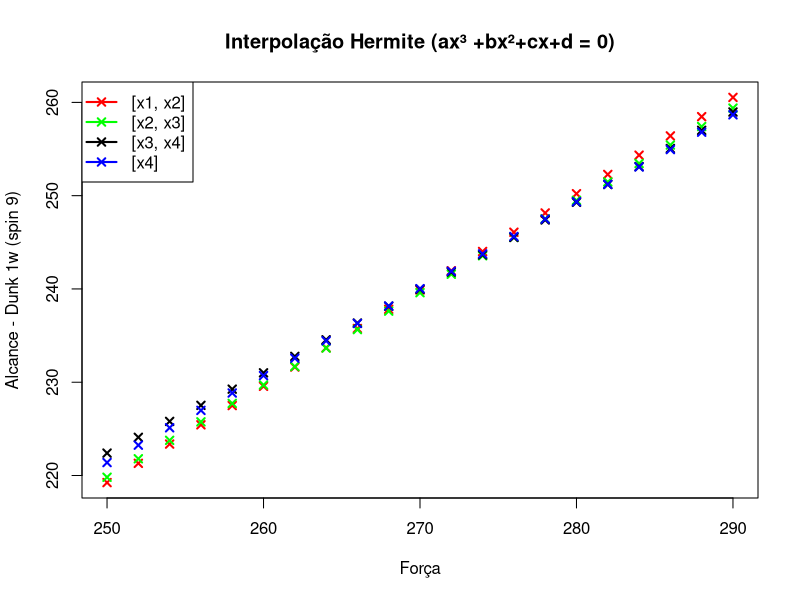
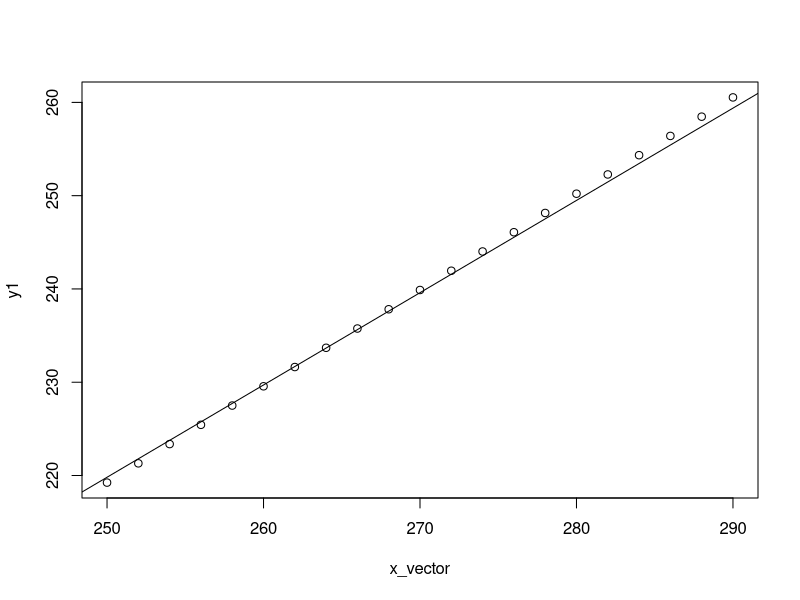
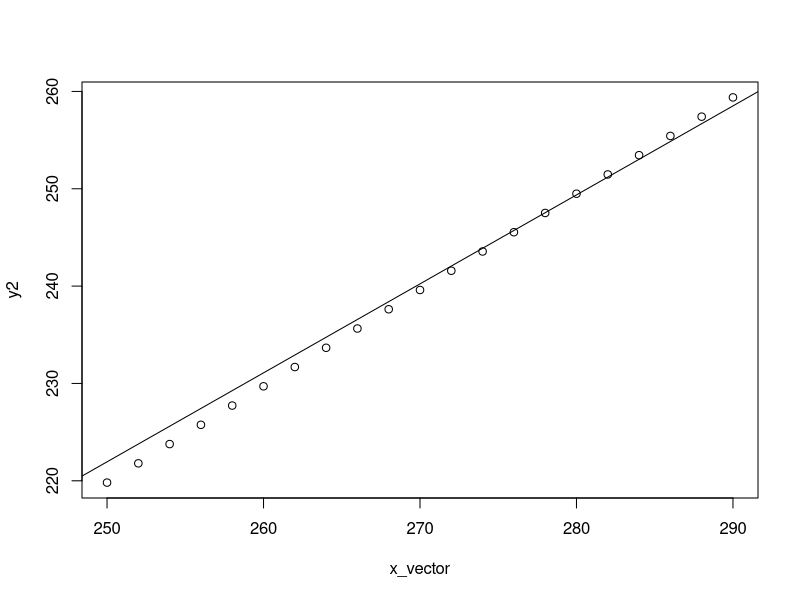
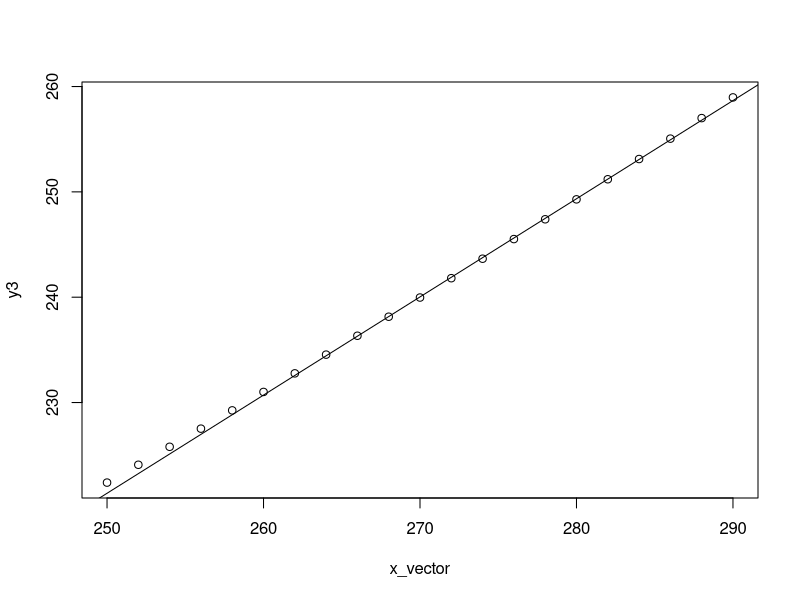
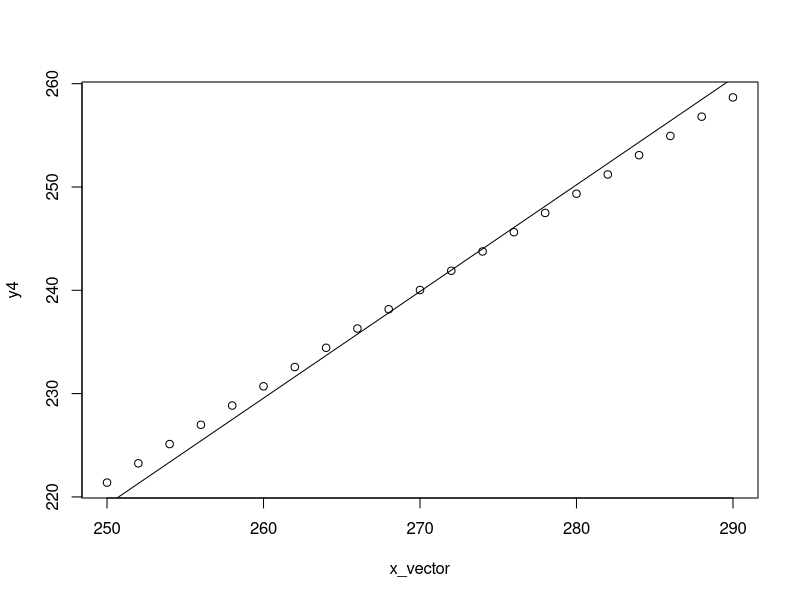

These figures' R source, in order:
## ---- chunk 1
knitr::opts_chunk$set(echo = TRUE)
## ---- chunk 2
x1 <- 250
x4 <- 290
x2 <- (x4 + x1) / 2
x3 <- x1+(x2-x1)+(x4-x2)/2
x <- c(x1, x2, x3, x4)
x
y <-c(219.24, 239.60, 249.29, 258.67)
y
interpolation_size <- 21 # 21 forças

z <- spline(x, y, n=21)
z

power_dataframe <- do.call(rbind.data.frame, z)
for (index in 1:length(power_dataframe)) {
        colnames(power_dataframe)[index] <- paste("Power/Reach ", index)
}

power_dataframe

splines::interpSpline(x,y)$coef

print("ax³ + bx² + cx + d = 0")

x_vector <- seq(from=250, to=290, by=2)
y1 <- 219.24 + 1.0323478 * (x_vector-250)
y2 <- 239.6 + 0.9893043 * (x_vector-270)
y3 <- 249.29 + 0.9499130 * (x_vector-280) + 0.001786957 * (x_vector - 280)^2
y4 <- 258.67 + 0.9320435 * (x_vector-290)

plot(x_vector,y1,type="p", col="red", lwd=2, pch=4, main="Interpolação Hermite (ax³ +bx²+cx+d = 0)", xlab="Força", ylab="Alcance - Dunk 1w (spin 9)")
abline(lm(c(x_vector, x_vector, x_vector, x_vector) ~ c(y1, y2, y3, y4)))
points(x_vector,y2, col="green", lwd=2, pch=4)
points(x_vector,y3, lwd=2, pch=4)
points(x_vector,y4, col="blue",lwd=2,  pch=4)
legend(x="topleft", legend=c("[x1, x2]", "[x2, x3]", "[x3, x4]", "[x4]"), lty=1, lwd=2, col=c("red", "green", "black", "blue"), pch=4)

# Regressão linear para cada caso

# Com relação ao intervalo [y1, y2]

plot(x_vector, y1)
abline(lm(y2 ~ x_vector))

# Com relação ao intervalo [y2, y3]

plot(x_vector, y2)
abline(lm(y3 ~ x_vector))

# Com relação ao intervalo [y3, y4]

plot(x_vector, y3)
abline(lm(y4 ~ x_vector))

# Com relação ao intervalo [y1, y4]

plot(x_vector, y4)
abline(lm(y1 ~ x_vector))

# Cálculos dos intervalos:

# y1 <- 219.24 + 1.0323478 * (x_vector-250)
# y2 <- 239.6 + 0.9893043 * (x_vector-270)
# y3 <- 249.29 + 0.9499130 * (x_vector-280) + 0.001786957 * (x_vector - 280)^2
# y4 <- 258.67 + 0.9320435 * (x_vector-290)
